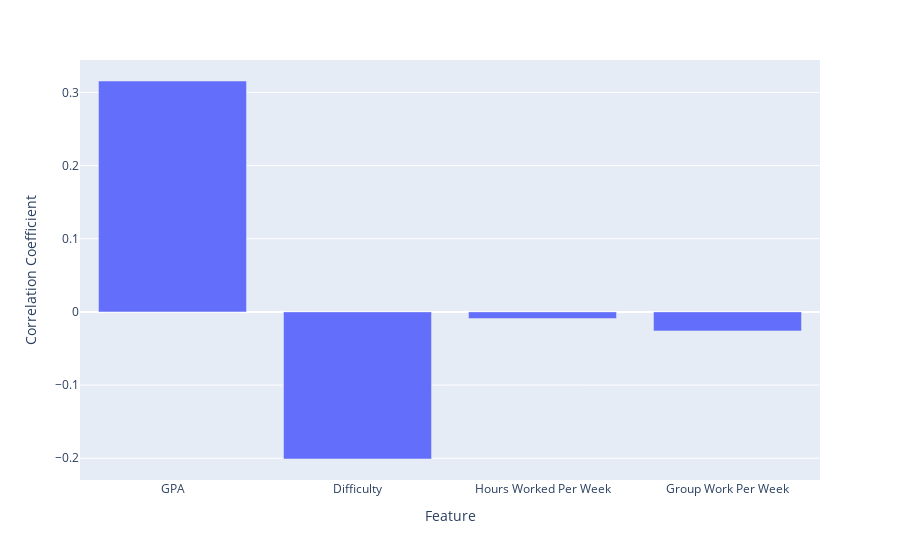

Here is the notebook cell this chart was saved with:
### Code cell
@callback(
    Output('correlation_plot', 'figure'),
    Input('features_to_plot', 'value')
)
def make_correlation_plot(columns): 
    """
    Makes a bar chart of the correlation between columns
    """
    # uses the data from the model
    data = zip(new_columns, model.coef_[0])
    print(data)
    # filter the data by which the column is in the columns
    column_renamer = {
        'average': 'GPA',
        'difficulty': 'Difficulty',
        'hours_per_week': 'Hours Worked Per Week',
        'amount_group': 'Group Work Per Week'
    }

    x_labels = []
    y_values = []
    for col, r in data:
        if col in columns:
            x_labels.append(column_renamer.get(col, col))
            y_values.append(r)
    
    fig = px.bar(x=x_labels, y=y_values, labels= {'x': 'Feature', 'y': 'Correlation Coefficient', **column_renamer})
    return fig

make_correlation_plot(new_columns)

### Figure 1 — Plotly figure (JSON) as saved in the notebook; plotly's stock layout.template omitted (floating-point values rounded to 4 significant figures)
{"data": [{"alignmentgroup": "True", "hovertemplate": "Feature=%{x}<br>Correlation Coefficient=%{y}<extra></extra>", "legendgroup": "", "marker": {"color": "#636efa", "pattern": {"shape": ""}}, "name": "", "offsetgroup": "", "orientation": "v", "showlegend": false, "textposition": "auto", "type": "bar", "x": ["GPA", "Difficulty", "Hours Worked Per Week", "Group Work Per Week"], "xaxis": "x", "y": [0.3155, -0.201, -0.009139, -0.02601], "yaxis": "y"}], "layout": {"barmode": "relative", "legend": {"tracegroupgap": 0}, "margin": {"t": 60}, "xaxis": {"anchor": "y", "domain": [0, 1], "title": {"text": "Feature"}}, "yaxis": {"anchor": "x", "domain": [0, 1], "title": {"text": "Correlation Coefficient"}}}}
